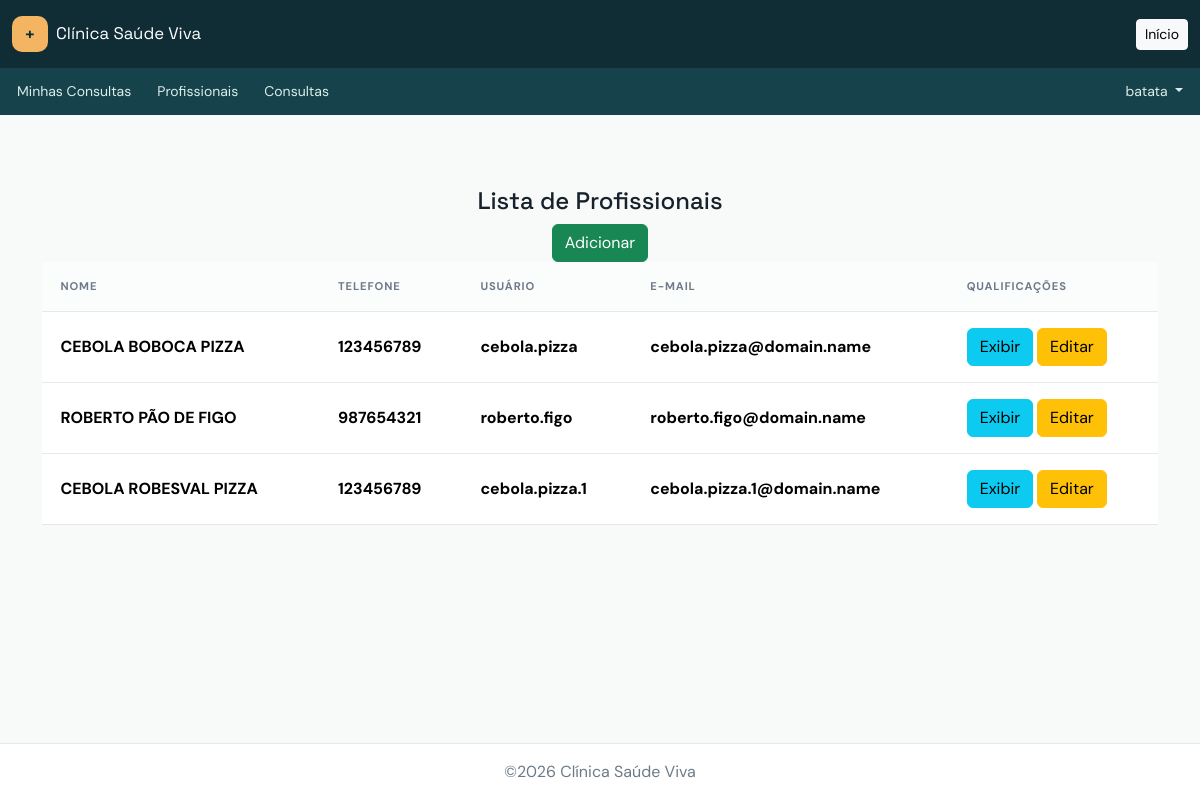
Before: /users/list (signed in) with the older database file.
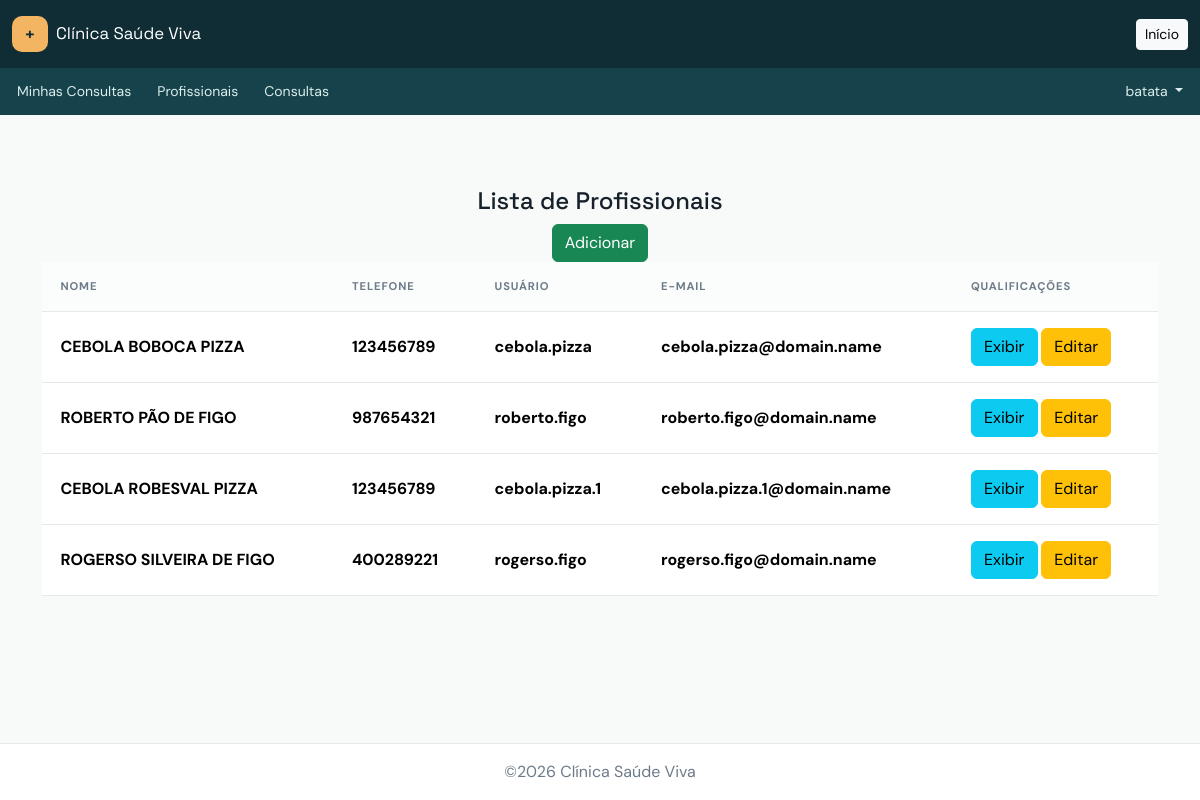
After: the same page with the newer database file.
### users/models.py (models this page shows, shortened)
class Professional(models.Model):
    name      = models.CharField(max_length=20, verbose_name='Nome')
    full_name = models.CharField(max_length=80, verbose_name='Nome Completo')
    phone     = models.CharField(max_length= 9, verbose_name='Telefone')
    user           = models.OneToOneField(User,
        verbose_name='Usuário',
        related_name='professional',
        on_delete=models.CASCADE,
        )
    qualifications = models.ManyToManyField(Qualification,
        through='ProfessionalQualification',
        verbose_name='Qualificações',
        related_name='professional',
        )
    objects = ProfessionalManager()
    class Meta:
        verbose_name        = 'Profissional'
        verbose_name_plural = 'Profissionais'

### users/views.py (the view)
# urls.py: path('list'            , views.list_view     , name='list'        ),
@login_required()
def list_view(request):
    if request.user.is_staff:
        return render(request, 'professional_list.html', {'professionals':Professional.objects.all()})
    else:
        return redirect('users:index')

### users/templates/professional_list.html (shortened to what this page needs)
{% extends 'base.html' %}
{% block content %}
    <div class="container mt-4 d-flex align-items-center flex-column">
        <h4>Lista de Profissionais</h4>
        {% if user.is_superuser %}
        <a class="btn btn-success" href="{% url 'users:professional' %}">Adicionar</a>
        {% endif %}
        <table class="table">
            <thead>
                <tr>
                    <th>Nome</th>
                    <th>Telefone</th>
                    <th>Usuário</th>
                    <th>E-Mail</th>
                    <th id="qualification-header">Qualificações</th>
                </tr>
            </thead>
            <tbody>
            {% for professional in professionals %}
                <tr>
                    <th>{{professional.full_name}}</th>
                    <th>{{professional.phone}}</th>
                    <th>{{professional.user.username}}</th>
                    <th>{{professional.user.email}}</th>
                    <th><div>
                        <a href="#qualifications-{{professional.id}}"
                        data-bs-toggle="collapse"
                        class="qualification-toggle btn btn-info">Exibir</a>
                        {% if user.is_superuser %}
                            <a href="{% url 'users:professional' id=professional.id %}"
                            class="btn btn-warning">Editar</a>
                        {% endif %}
                    </div></th>
                </tr>
            {% endfor %}
            </tbody>
        </table>
    </div>
{% endblock content %}

Changed rows visible on the page:
added Professional: full_name "ROGERSO SILVEIRA DE FIGO", phone "400289221", user.username "rogerso.figo", user.email "rogerso.figo@domain.name"
